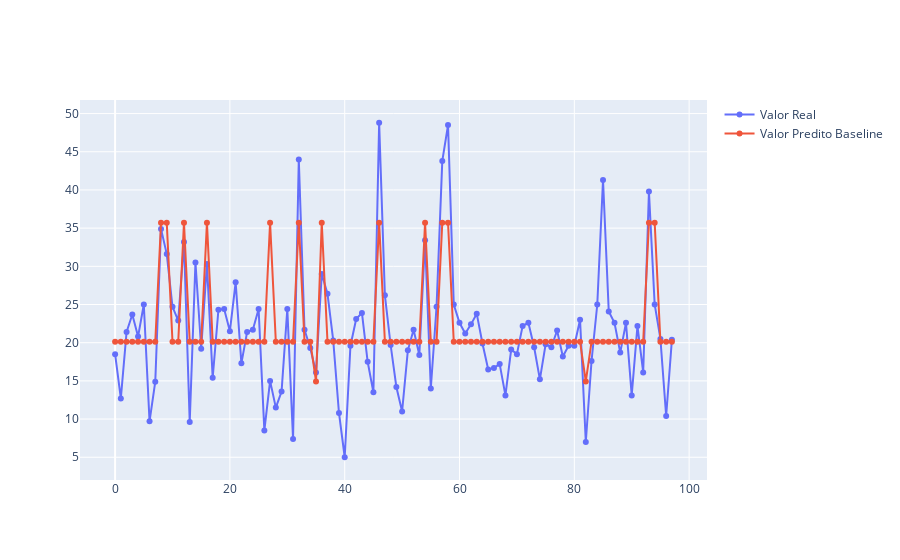

Write notebook code for a chart like this one.
### Markdown cell above
### Plotando o valor real e o baseline

### Code cell
import plotly.graph_objects as go

# Create traces
fig = go.Figure()

# Linha com os dados de teste
fig.add_trace(go.Scatter(x=df_results.index,
                         y=df_results.valor_real,
                         mode='lines+markers',
                         name='Valor Real'))

# Linha com os dados preditos
fig.add_trace(go.Scatter(x=df_results.index,
                         y=df_results.valor_predito_baseline,
                         mode='lines+markers',
                         name='Valor Predito Baseline'))
# Plota a figura
fig.show()
